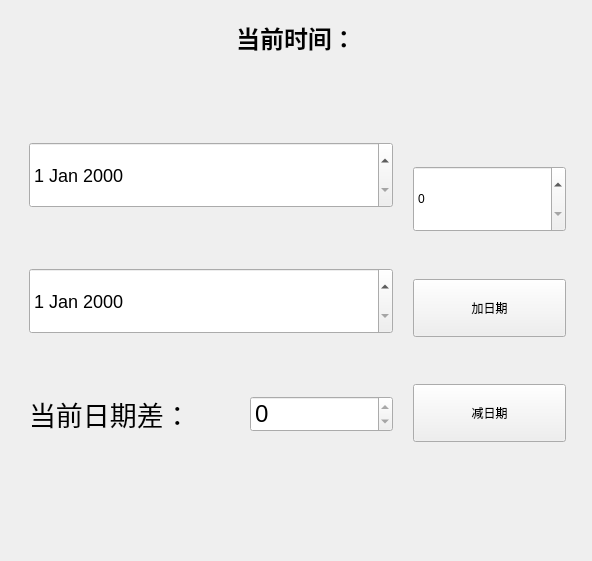
<?xml version="1.0" encoding="UTF-8"?>
<ui version="4.0">
 <class>dataWidget</class>
 <widget class="QWidget" name="dataWidget">
  <property name="geometry">
   <rect>
    <x>0</x>
    <y>0</y>
    <width>592</width>
    <height>561</height>
   </rect>
  </property>
  <property name="windowTitle">
   <string>Form</string>
  </property>
  <property name="styleSheet">
   <string notr="true">.QGroupBox{
	border: none;
}</string>
  </property>
  <layout class="QVBoxLayout" name="verticalLayout_2" stretch="1,9">
   <item>
    <widget class="QGroupBox" name="groupBox_5">
     <property name="title">
      <string/>
     </property>
     <layout class="QGridLayout" name="gridLayout_3">
      <item row="0" column="0">
       <widget class="QLabel" name="dateLabel">
        <property name="font">
         <font>
          <pointsize>18</pointsize>
          <bold>true</bold>
         </font>
        </property>
        <property name="text">
         <string>当前时间：</string>
        </property>
        <property name="alignment">
         <set>Qt::AlignBottom|Qt::AlignHCenter</set>
        </property>
       </widget>
      </item>
     </layout>
    </widget>
   </item>
   <item>
    <widget class="QGroupBox" name="groupBox">
     <property name="title">
      <string/>
     </property>
     <layout class="QGridLayout" name="gridLayout" columnstretch="7,3">
      <item row="0" column="0">
       <widget class="QGroupBox" name="groupBox_3">
        <property name="styleSheet">
         <string notr="true">.QSpinxBox{
	font-size: 18px;
	height: 60%;
	width: 80%;
}
.QDateEdit{
	font-size: 18px;
	height: 60%;
	width: 80%;
}</string>
        </property>
        <property name="title">
         <string/>
        </property>
        <layout class="QGridLayout" name="gridLayout_2" rowstretch="0,0,0" columnstretch="3,2">
         <property name="bottomMargin">
          <number>50</number>
         </property>
         <item row="0" column="0" colspan="2">
          <widget class="QDateEdit" name="nowData">
           <property name="font">
            <font>
             <pointsize>-1</pointsize>
            </font>
           </property>
           <property name="styleSheet">
            <string notr="true"/>
           </property>
          </widget>
         </item>
         <item row="2" column="1">
          <widget class="QSpinBox" name="spinBox">
           <property name="font">
            <font>
             <pointsize>18</pointsize>
            </font>
           </property>
           <property name="styleSheet">
            <string notr="true">.QSpinxBox{
	font-size: 18px;
}</string>
           </property>
           <property name="readOnly">
            <bool>true</bool>
           </property>
           <property name="maximum">
            <number>9999</number>
           </property>
          </widget>
         </item>
         <item row="2" column="0">
          <widget class="QLabel" name="label">
           <property name="font">
            <font>
             <pointsize>20</pointsize>
            </font>
           </property>
           <property name="text">
            <string>当前日期差：</string>
           </property>
          </widget>
         </item>
         <item row="1" column="0" colspan="2">
          <widget class="QDateEdit" name="toData">
           <property name="font">
            <font>
             <pointsize>-1</pointsize>
            </font>
           </property>
           <property name="styleSheet">
            <string notr="true"/>
           </property>
          </widget>
         </item>
        </layout>
       </widget>
      </item>
      <item row="0" column="1">
       <widget class="QGroupBox" name="groupBox_2">
        <property name="styleSheet">
         <string notr="true">.QPushButton{
	height:50%;
	width: 80%;
}

.QSpinBox{
	height:60%;
	width:80%;
}</string>
        </property>
        <property name="title">
         <string/>
        </property>
        <layout class="QVBoxLayout" name="verticalLayout">
         <property name="spacing">
          <number>0</number>
         </property>
         <property name="leftMargin">
          <number>5</number>
         </property>
         <property name="topMargin">
          <number>40</number>
         </property>
         <property name="rightMargin">
          <number>6</number>
         </property>
         <property name="bottomMargin">
          <number>50</number>
         </property>
         <item>
          <widget class="QSpinBox" name="spinData">
           <property name="styleSheet">
            <string notr="true">.QSpinxBox{
	font-size: 18px;
}</string>
           </property>
           <property name="maximum">
            <number>999</number>
           </property>
          </widget>
         </item>
         <item>
          <widget class="QPushButton" name="addData">
           <property name="text">
            <string>加日期</string>
           </property>
          </widget>
         </item>
         <item>
          <widget class="QPushButton" name="subData">
           <property name="text">
            <string>减日期</string>
           </property>
          </widget>
         </item>
        </layout>
       </widget>
      </item>
     </layout>
    </widget>
   </item>
  </layout>
 </widget>
 <resources/>
 <connections/>
</ui>
